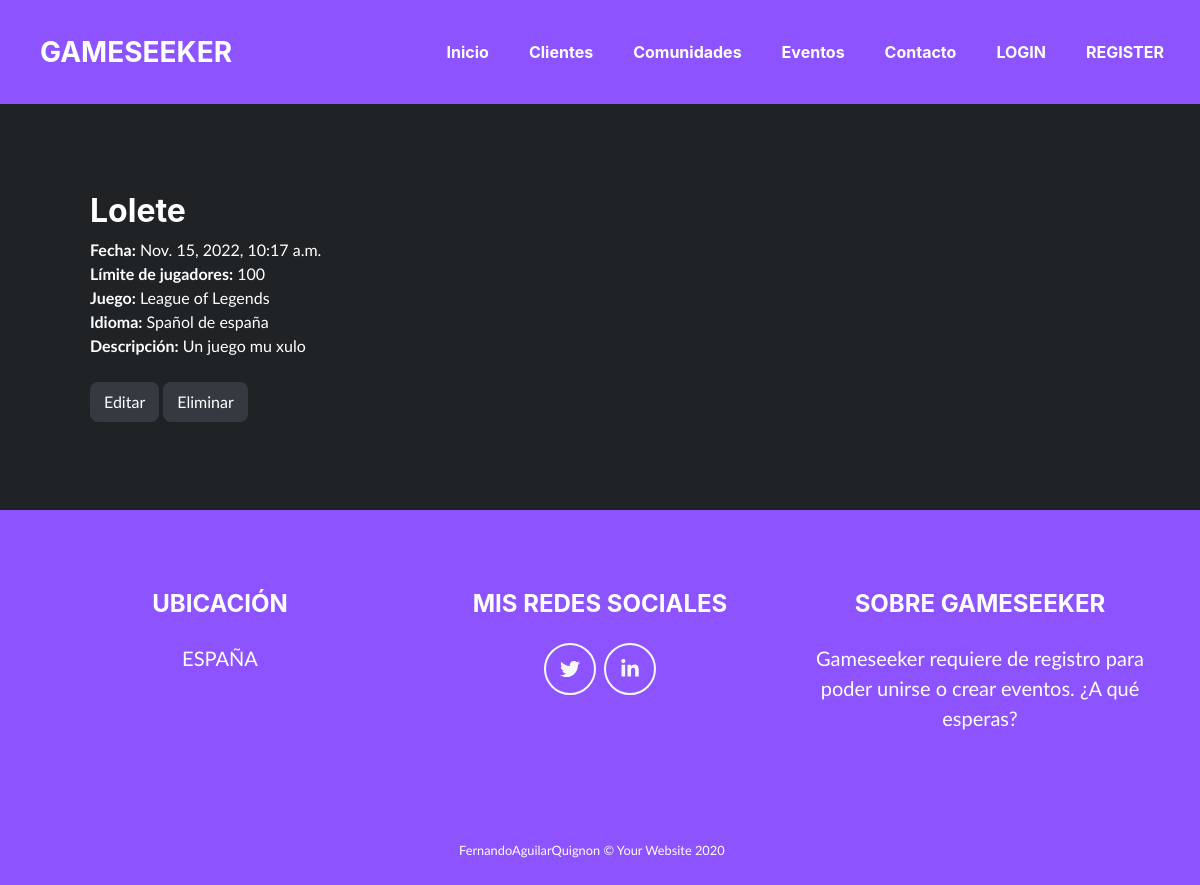
/eventos/1/, run on the app's committed database.
### gameseek_app/models.py (models this page shows, shortened)
class Event(models.Model):
    name = models.CharField(max_length = 100)
    date = models.DateTimeField()
    limit_of_players = models.PositiveBigIntegerField()
    game = models.CharField(max_length = 100)
    description = models.CharField(max_length = 1000)
    language = models.CharField(max_length = 100)

### gameseek_app/views.py (the view)
# urls.py: path('eventos/<int:pk>/', EventDetailView.as_view(), name='events-detail'),
class EventDetailView(DetailView):
    model = Event
    def get_context_data(self, **kwargs):
        context = super().get_context_data(**kwargs)
        context['now'] = timezone.now()
        return context

### gameseek_app/templates/gameseek_app/event_detail.html (shortened to what this page needs)
{% extends "base.html" %}
{% block content %}
<section class="page-section portfolio" id="portfolio">
    <ul>
    <h2>{{ object.name }}</h2>
        <li style="list-style: none"><b>Fecha:</b> {{ object.date }}</li>
        <li style="list-style: none"><b>Límite de jugadores:</b> {{ object.limit_of_players }}</li>
        <li style="list-style: none"><b>Juego:</b> {{ object.game }}</li>
        <li style="list-style: none"><b>Idioma:</b> {{ object.language }}</li>
        <li style="list-style: none"><b>Descripción:</b> {{ object.description }}</li>
        <br>
        <button type="button" class="btn btn-dark" onclick="window.location.href='edit/'">Editar</button>
        <button type="button" class="btn btn-dark" onclick="window.location.href='delete/'">Eliminar</button>
    </ul>
</section>
{% endblock %}

### data on the page
Event: name "Lolete", date "Nov. 15, 2022, 10:17 a.m.", limit_of_players "100", game "League of Legends", language "Spañol de españa", description "Un juego mu xulo"
